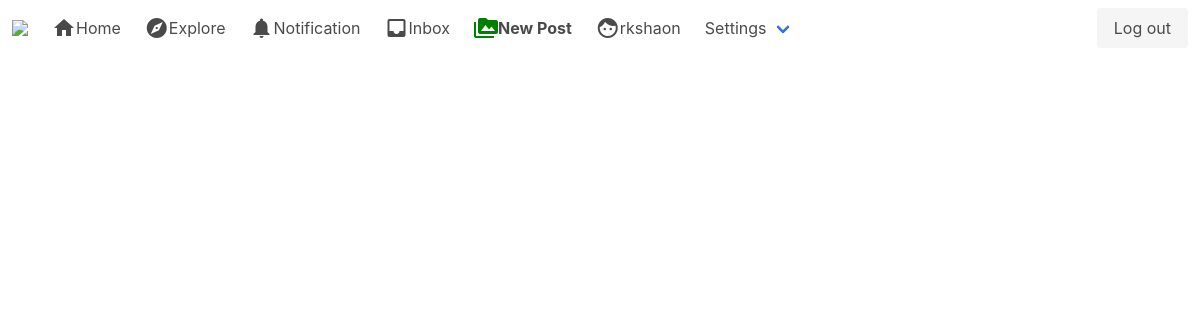
The app's page / (signed in), older data.
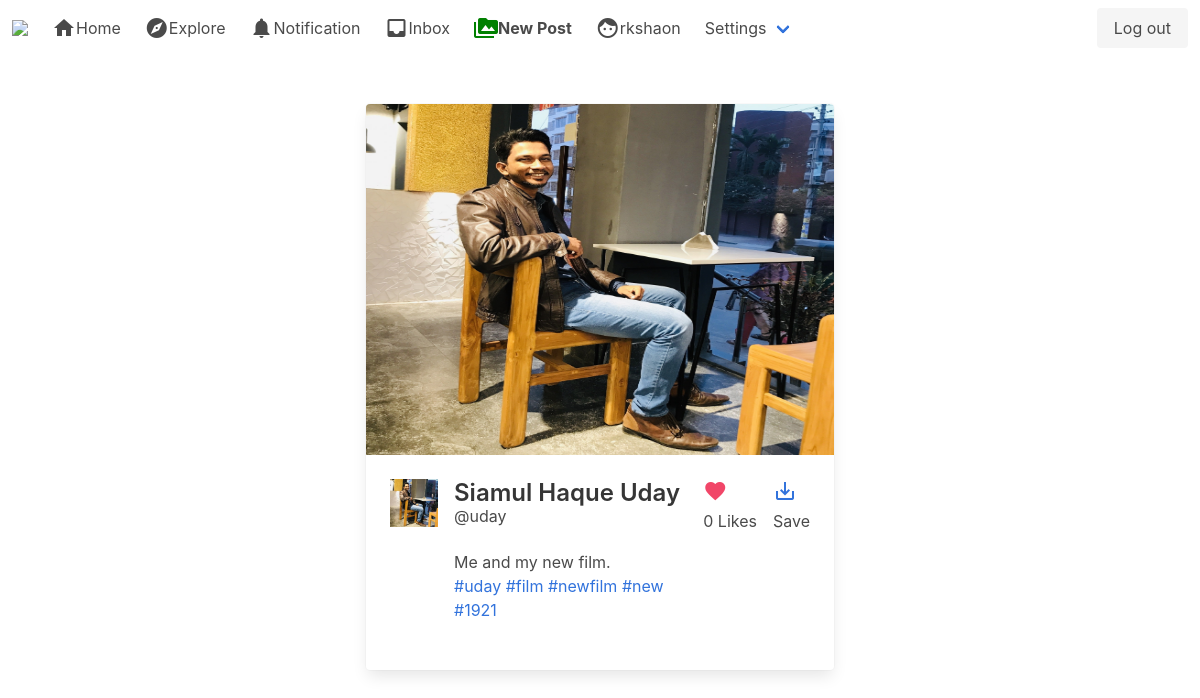
The same page, newer data.
### post/models.py (models this page shows, shortened)
class Post(models.Model):
    id = models.UUIDField(primary_key=True, default=uuid.uuid4, editable=False)
    content = models.ManyToManyField(PostFileContent, related_name='contents')
    caption = models.TextField(max_length=1500, verbose_name='Caption')
    posted = models.DateTimeField(auto_now_add=True)
    tags = models.ManyToManyField(Tag, related_name='tags')
    user = models.ForeignKey(User, on_delete=models.CASCADE)
    likes = models.IntegerField(default=0)
    def get_absolute_url(self):
        return reverse('post_details', args=[str(self.id)]) # it have to match with url

class PostFileContent(models.Model):
    user = models.ForeignKey(User, on_delete=models.CASCADE, related_name='content_owner')
    file = models.FileField(upload_to=use_directory_path)

class Tag(models.Model):
    title = models.CharField(max_length=75, verbose_name='Tag')
    slug = models.SlugField(null=False, unique=True)
    class Meta:
        verbose_name = 'Tag'
        verbose_name_plural = 'Tags'
    def get_absolute_url(self):
        return reverse('tags', args=[self.slug])
    def __str__(self):
        return self.title

### authy/models.py (models this page shows, shortened)
class Profile(models.Model):
    user = models.OneToOneField(User, on_delete=models.CASCADE)
    first_name = models.CharField(max_length=50, null=True, blank=True)
    last_name = models.CharField(max_length=50, null=True, blank=True)
    location = models.CharField(max_length=50, null=True, blank=True)
    url = models.CharField(max_length=80, null=True, blank=True)
    profile_info = models.TextField(max_length=150, null=True, blank=True)
    created = models.DateField(auto_now_add=True)
    favorites = models.ManyToManyField(Post)
    picture = models.ImageField(upload_to=use_directory_path, blank=True, null=True, verbose_name='Picture')

### post/views.py (the view)
# urls.py: path('', index, name='index'),
@login_required
def index(request):
    user = request.user
    posts = Stream.objects.filter(user=user)
    group_ids = []
    for post in posts:
        group_ids.append(post.post_id)
    post_items = Post.objects.filter(id__in=group_ids).all().order_by('-posted')
    context = {
        'post_items': post_items,
    }
    template = loader.get_template('index.html')
    return HttpResponse(template.render(context, request))

### direct_message/views.py (called while the page is built)
def check_dm(request):
    directs_count = 0
    if request.user.is_authenticated:
        directs_count = Message.objects.filter(user=request.user, is_read=False).count()
    return {'directs_count': directs_count}

### notifications/views.py (called while the page is built)
def count_notification(request):
    count_notifications = 0
    if request.user.is_authenticated:
        count_notifications = Notification.objects.filter(user=request.user, is_seen=False).count()
    return {'count_notifications': count_notifications}

### instagram_clone/templates/index.html (shortened to what this page needs)
{% extends 'base.html' %}
{% load static %}
{% block content %}
<div class="columns is-mobile is-centered">
  <div class="column is-half">
    {% for post_item in post_items %}
    <div class="card">
      <div class="card-image">
        {% if post_item.content.first.file.name|slice:"-3:" == 'jpg' or post_item.content.first.file.name|slice:"-3:" == 'png'%}
        <figure class="image is-4by3">
          <a href="{{ post_item.get_absolute_url }}">
            <img src="{{ post_item.content.first.file.url }}" alt="post-image">
          </a>
        </figure>
        {% else %}
        <a href="{{ post_item.get_absolute_url }}">
          <video width="1080" controls="controls" preload="metadata">
            <source src="{{ post_item.content.first.file.url }}#t=0.5" type="video/mp4">
          </video>
        </a>
        {% endif %}
      </div>
      <div class="card-content">
        <div class="media">
          <div class="media-left">
            <figure class="image is-48x48">
              {% if post_item.user.profile.picture %}
              <img src="{{ post_item.user.profile.picture.url }}" alt="Placeholder image">
              {% else %}
              <img src="https://bulma.io/images/placeholders/96x96.png" alt="Placeholder image">
              {% endif %}
            </figure>
          </div>
          <div class="media-content">
            {% if post_item.user.profile.first_name %}
            <a href="{% url 'profile' post_item.user %}"><p class="title is-4">{{ post_item.user.profile.first_name }} {{ post_item.user.profile.last_name }}</p></a>
            {% else %}
            <p class="title is-4">Unknown</p>
            {% endif %}
            <p class="subtitle is-6">@{{ post_item.user.username }}</p>
              {{ post_item.caption }}
              <p>{% for tag in post_item.tags.all %}<a href="{{ tag.get_absolute_url }}">#{{ tag }}</a> {% endfor %}</p>
              <br>
          </div>
          <div class="media-right">
            <a href="{% url 'post_like' post_item.id %}"><i style="" class="material-icons has-text-danger">favorite</i></a>
            <p>{{ post_item.likes }} Likes</p>
          </div>
          <div class="media-right">
            <a href="#"><i class="material-icons">save_alt</i></a>
            <p>Save</p>
          </div>
        </div>
      </div>
    </div>
    {% endfor %}
    <br>
  </div>
</div>
{% endblock %}

### instagram_clone/templates/base.html (shortened to what this page needs)
{% load static %}
<!DOCTYPE html>
<html>
  <head>
    <link rel="stylesheet" href="{% static 'css/bulma.min.css' %}">
    <link rel="stylesheet" href="{% static 'css/style.css' %}">
  </head>
  <body>
    <nav class="navbar" role="navigation" aria-label="main navigation">
      <div class="navbar-brand">
        <a class="navbar-item" href="{% url 'index' %}">
          <img src="https://upload.wikimedia.org/wikipedia/commons/thumb/e/e7/Instagram_logo_2016.svg/1200px-Instagram_logo_2016.svg.png" width="" height="28">
        </a>
      </div>
      <div id="navbarBasicExample" class="navbar-menu">
        <div class="navbar-start">
          <a href="{% url 'index' %}" class="navbar-item"><span class="material-icons">home</span>Home</a>
          <a class="navbar-item"><span class="material-icons">explore</span>Explore</a>
          <a href="{% url 'show_notification' %}" class="navbar-item"><span class="material-icons">notifications</span>
            Notification
          </a>
          <a class="navbar-item" href="{% url 'inbox' %}">
            <i class="material-icons">inbox</i>
            Inbox
          </a>
          <a class="navbar-item" href="{% url 'new_post' %}"><span class="material-icons" style="color: green;">perm_media</span><strong>New Post</strong></a>
          <a class="navbar-item" href="{% url 'profile' request.user %}"><span class="material-icons">face</span>{{request.user}}</a>
          <div class="navbar-item has-dropdown is-hoverable">
            <a class="navbar-link">Settings</a>
          </div>
        </div>
        <div class="navbar-end">
          <div class="navbar-item">
            <div class="buttons">
              {% if user.is_authenticated %}
              <a href="{% url 'logout' %}" class="button is-light">Log out</a>
              {% else %}
              <a class="button is-primary"><strong>Sign up</strong></a>
              <a href="{% url 'login' %}" class="button is-light">Log in</a>
              {% endif %}
            </div>
          </div>
        </div>
      </div>
    </nav>
    <section class="section">
      <div class="container">
        {% block content %}
        {% endblock %}
      </div>
    </section>
  </body>
</html>

### instagram_clone/static/css/style.css (style rules this page uses)
* { box-sizing:border-box }

Row changes from the older to the newer data that the page shows:
added Post: content.first.file (picture), user.profile.picture (placeholder picture), user.profile.first_name "Siamul Haque", user.profile.last_name "Uday", user.username "uday", caption "Me and my new film.", likes "0"
added Tag: title "uday"
added Tag: title "film"
added Tag: title "newfilm"
added Tag: title "new"
added Tag: title "1921"
